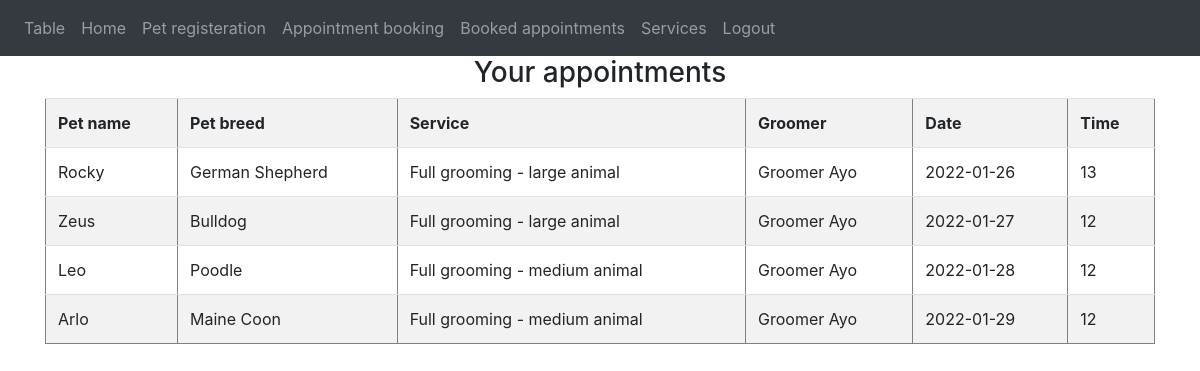
/booked (signed in), run on the app's committed database.
### website/models.py (models this page shows)
class Appointment(db.Model):
    id=db.Column(db.Integer, primary_key=True)
    owner_id=db.Column(db.Integer, db.ForeignKey('owner.id'))
    pet_id=db.Column(db.Integer, db.ForeignKey('pet.id'))
    service_id=db.Column(db.Integer, db.ForeignKey('service.id'))
    groomer_id=db.Column(db.Integer, db.ForeignKey('groomer.id'))
    date=db.Column(db.String(10))
    time=db.Column(db.String(5))

class Pet(db.Model):
    id=db.Column(db.Integer, primary_key=True)
    type=db.Column(db.String(100))
    breed=db.Column(db.String(100))
    name=db.Column(db.String(100))
    gender=db.Column(db.String(100))
    weight=db.Column(db.Numeric(100))
    dateofbirth=db.Column(db.String(10))
    owner_id=db.Column(db.Integer, db.ForeignKey('owner.id'))
    appointments=db.relationship('Appointment')

class Service(db.Model):
    id=db.Column(db.Integer, primary_key=True)
    service=db.Column(db.String(1000))
    price=db.Column(db.Numeric(100))
    appointments=db.relationship('Appointment')

class Groomer(db.Model):
    id=db.Column(db.Integer, primary_key=True)
    name=db.Column(db.String(150))
    nickname=db.Column(db.String(150), unique=True)
    password=db.Column(db.String(150))
    appointments=db.relationship('Appointment')

### website/auth.py (the view)
@auth.route('/booked', methods=['GET'])
@login_required
def booked():
    bookings = db.session.query(Appointment.id, Appointment.date, Appointment.time, Owner.id.label("owner_id"), Pet.name.label("pet_name"), Pet.breed.label("breed"), Service.service.label("service"), Groomer.name.label("groomer"))\
        .outerjoin(Service).outerjoin(Groomer).outerjoin(Pet).outerjoin(Owner)\
            .filter(Appointment.owner_id==current_user.id).all()
    return render_template('bookedappointment.html', appointments=bookings, user=current_user)

### website/__init__.py (called while the page is built)
def create_app():
    app=Flask(__name__)
    app.config['SECRET_KEY']='keyboardsecret'
    app.config['SQLALCHEMY_DATABASE_URI']=f'sqlite:///{DB_NAME}'
    db.init_app(app)
    from .views import views
    from .auth import auth
    app.register_blueprint(views, url_prefix='/')
    app.register_blueprint(auth, url_prefix='/')
    from .models import Owner, Pet, Address, Service, Groomer, Appointment
    create_database(app)
    login_manager=LoginManager()
    login_manager.login_view='auth.login'
    login_manager.init_app(app)
    @login_manager.user_loader
    def load_user(id):
        return Owner.query.get(int(id))
    return app

### website/templates/bookedappointment.html
{% extends "base.html" %} {% block title %}Book{% endblock %}
{% block content %}
<h3 align="center">Your appointments</h3>
<table border="1" cellpadding=3 class="table table-striped">
  <tr>
      <th>Pet name</th>
      <th>Pet breed</th>
      <th>Service</th>
      <th>Groomer</th>
      <th>Date</th>
      <th>Time</th>
  </tr>
{% for x in appointments %}
  <tr>
      <td>{{ x.pet_name }}</td>
      <td>{{ x.breed }}</td>
      <td>{{ x.service }}</td>
      <td>{{ x.groomer }}</td>
      <td>{{ x.date }}</td>
      <td>{{ x.time }}</td>
  </tr>
{% endfor %}
</table>
{% endblock %}

### data on the page
Appointment: pet_name "Rocky", breed "German Shepherd", service "Full grooming - large animal", groomer "Groomer Ayo", date "2022-01-26", time "13"
Appointment: pet_name "Zeus", breed "Bulldog", service "Full grooming - large animal", groomer "Groomer Ayo", date "2022-01-27", time "12"
Appointment: pet_name "Leo", breed "Poodle", service "Full grooming - medium animal", groomer "Groomer Ayo", date "2022-01-28", time "12"
Appointment: pet_name "Arlo", breed "Maine Coon", service "Full grooming - medium animal", groomer "Groomer Ayo", date "2022-01-29", time "12"
